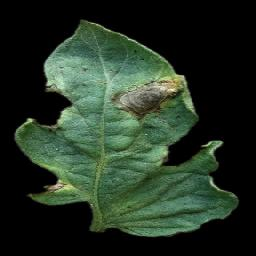
#> input picture Tomato Early Blight Segmented/EB1.jpg, 256 x 256 px
$ jupyter execute 'Early Blight Aahan HSV.ipynb'
#> lines starting #> are read from the running program, lines starting #| are printed output that depends on the picture
<h1>Early Blight Tomato Disease from RGB To HSV </h1>

[cell 1]
#importing libraries
import matplotlib.pyplot as plt
import cv2
import numpy as np

[cell 2]
#image 1 conversion
eb1=cv2.cvtColor(cv2.imread('EB1.jpg'),cv2.COLOR_BGR2RGB)

eb1Dup=eb1.reshape(256*256,3)

for index,pixel in enumerate(eb1Dup):
    (r,g,b)=[int(x)/255 for x in pixel]

    #calculating cmax and cmin
    cmax=max(r,g,b)
    cmin=min(r,g,b)
    diff=cmax-cmin

    #calculating hue
    if cmax==cmin:
        h=0
    elif cmax==r:
        h=(60*((g-b)/diff)+360)%360
    elif cmax==g:
        h=(60*((b-r)/diff)+120)%360
    elif cmax==b:
        h=(60*((r-g)/diff)+240)%360
    h/=2

    #calculating saturation
    if cmax==0:
        s=0
    else:
        s=(diff/cmax)*255
    #calculating value /brightness
    v=cmax*255

    eb1Dup[index]=[np.uint8(h),np.uint8(s),np.uint8(v)]

eb1Dup=eb1Dup.reshape(256,256,3)
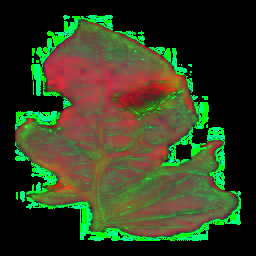
#> eb1Dup: shape (256, 256, 3); mean of channels 0, 1, 2 32.8, 62.6, 50.9; drawn as B, G, R
plt.imshow(eb1Dup)

<h2>Comparing our result with inbuild function</h2>

[cell 3]
eb2=cv2.imread('EB1.jpg')
#> eb2 is the input picture: shape (256, 256, 3); mean B, G, R 36, 50.7, 36
eb2c=cv2.cvtColor(cv2.cvtColor(eb2,cv2.COLOR_BGR2RGB),cv2.COLOR_RGB2HSV)
#> eb2c: shape (256, 256, 3); mean H, S, V 33, 62.8, 50.9
plt.imshow(eb2c)


$ run again, with Tomato Early Blight Segmented/EB10.jpg copied over Tomato Early Blight Segmented/EB1.jpg
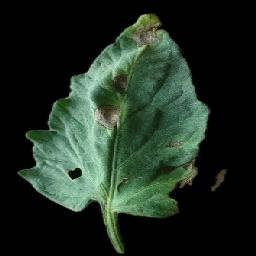
#> input picture Tomato Early Blight Segmented/EB10.jpg, 256 x 256 px
#> `eb1Dup=eb1Dup.reshape(256,256,3)`:
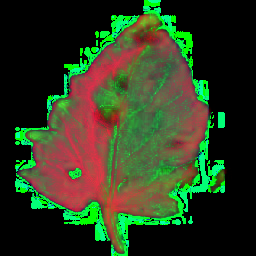
#> eb1Dup: shape (256, 256, 3); mean of channels 0, 1, 2 31, 58.7, 45.5; drawn as B, G, R
#> eb2 is the input picture: shape (256, 256, 3); mean B, G, R 34, 45.3, 31.7
#> eb2c: shape (256, 256, 3); mean H, S, V 31.2, 58.9, 45.5

$ run again, with Tomato Early Blight Segmented/EB11.jpg copied over Tomato Early Blight Segmented/EB1.jpg
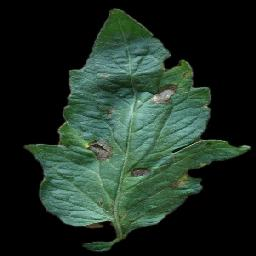
#> input picture Tomato Early Blight Segmented/EB11.jpg, 256 x 256 px
#> `eb1Dup=eb1Dup.reshape(256,256,3)`:
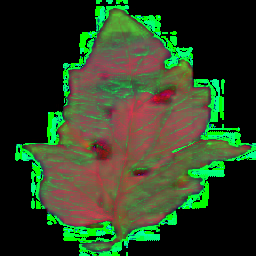
#> eb1Dup: shape (256, 256, 3); mean of channels 0, 1, 2 35.5, 64.6, 46.4; drawn as B, G, R
#> eb2 is the input picture: shape (256, 256, 3); mean B, G, R 35.9, 46.3, 30.5
#> eb2c: shape (256, 256, 3); mean H, S, V 35.7, 64.8, 46.4

$ run again, with Tomato Early Blight Segmented/EB12.jpg copied over Tomato Early Blight Segmented/EB1.jpg
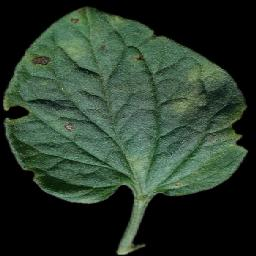
#> input picture Tomato Early Blight Segmented/EB12.jpg, 256 x 256 px
#> the loop `for index,pixel in enumerate(eb1Dup):` made 65536 passes
#> (g, b, cmax, diff, h, s) on passes 1 to 8: (0, 0, 0, 0, 0, 0), (0, 0, 0, 0, 0, 0), (0, 0, 0, 0, 0, 0), (0, 0, 0, 0, 0, 0), (0, 0, 0, 0, 0, 0), (0, 0, 0, 0, 0, 0), (0, 0, 0, 0, 0, 0), (0, 0, 0, 0, 0, 0)
#> `eb1Dup=eb1Dup.reshape(256,256,3)`:
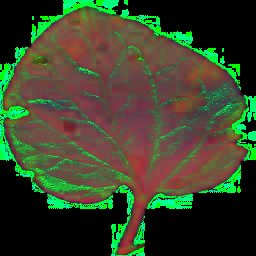
#> eb1Dup: shape (256, 256, 3); mean of channels 0, 1, 2 42.2, 67.3, 58; drawn as B, G, R
#> eb2 is the input picture: shape (256, 256, 3); mean B, G, R 43.5, 57.9, 41.3
#> eb2c: shape (256, 256, 3); mean H, S, V 42.4, 67.6, 58
